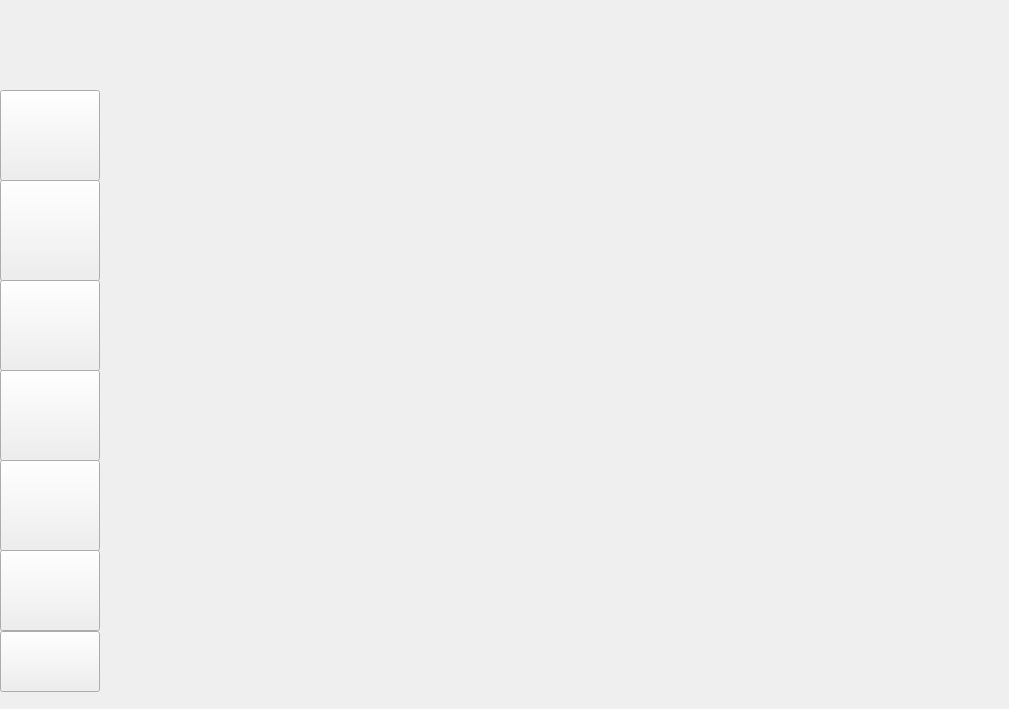
    <widget class="QWidget" name="page">
     <widget class="QLabel" name="label">
      <property name="geometry">
       <rect>
        <x>0</x>
        <y>0</y>
        <width>1000</width>
        <height>700</height>
       </rect>
      </property>
      <property name="text">
       <string/>
      </property>
      <property name="pixmap">
       <pixmap resource="resources.qrc">:/resources/Registro.png</pixmap>
      </property>
      <property name="scaledContents">
       <bool>true</bool>
      </property>
     </widget>
     <widget class="QPushButton" name="CuentaButton">
      <property name="geometry">
       <rect>
        <x>0</x>
        <y>90</y>
        <width>100</width>
        <height>91</height>
       </rect>
      </property>
      <property name="text">
       <string/>
      </property>
     </widget>
     <widget class="QPushButton" name="AlumnoButton">
      <property name="geometry">
       <rect>
        <x>0</x>
        <y>180</y>
        <width>100</width>
        <height>101</height>
       </rect>
      </property>
      <property name="text">
       <string/>
      </property>
     </widget>
     <widget class="QPushButton" name="pushButton_17">
      <property name="geometry">
       <rect>
        <x>0</x>
        <y>280</y>
        <width>100</width>
        <height>91</height>
       </rect>
      </property>
      <property name="text">
       <string/>
      </property>
     </widget>
     <widget class="QPushButton" name="pushButton_62">
      <property name="geometry">
       <rect>
        <x>0</x>
        <y>370</y>
        <width>100</width>
        <height>91</height>
       </rect>
      </property>
      <property name="text">
       <string/>
      </property>
     </widget>
     <widget class="QPushButton" name="pushButton_76">
      <property name="geometry">
       <rect>
        <x>0</x>
        <y>460</y>
        <width>100</width>
        <height>91</height>
       </rect>
      </property>
      <property name="text">
       <string/>
      </property>
     </widget>
     <widget class="QPushButton" name="pushButton_146">
      <property name="geometry">
       <rect>
        <x>0</x>
        <y>550</y>
        <width>100</width>
        <height>81</height>
       </rect>
      </property>
      <property name="text">
       <string/>
      </property>
     </widget>
     <widget class="QPushButton" name="pushButton_159">
      <property name="geometry">
       <rect>
        <x>0</x>
        <y>631</y>
        <width>100</width>
        <height>61</height>
       </rect>
      </property>
      <property name="text">
       <string/>
      </property>
     </widget>
    </widget>
